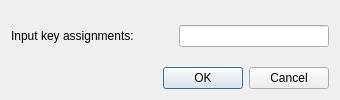
<?xml version="1.0" encoding="UTF-8"?>
<!--
 Copyright 2010-2017, Google Inc.
 All rights reserved.

 Redistribution and use in source and binary forms, with or without
 modification, are permitted provided that the following conditions are
 met:

     * Redistributions of source code must retain the above copyright
 notice, this list of conditions and the following disclaimer.
     * Redistributions in binary form must reproduce the above
 copyright notice, this list of conditions and the following disclaimer
 in the documentation and/or other materials provided with the
 distribution.
     * Neither the name of Google Inc. nor the names of its
 contributors may be used to endorse or promote products derived from
 this software without specific prior written permission.

 THIS SOFTWARE IS PROVIDED BY THE COPYRIGHT HOLDERS AND CONTRIBUTORS
 "AS IS" AND ANY EXPRESS OR IMPLIED WARRANTIES, INCLUDING, BUT NOT
 LIMITED TO, THE IMPLIED WARRANTIES OF MERCHANTABILITY AND FITNESS FOR
 A PARTICULAR PURPOSE ARE DISCLAIMED. IN NO EVENT SHALL THE COPYRIGHT
 OWNER OR CONTRIBUTORS BE LIABLE FOR ANY DIRECT, INDIRECT, INCIDENTAL,
 SPECIAL, EXEMPLARY, OR CONSEQUENTIAL DAMAGES (INCLUDING, BUT NOT
 LIMITED TO, PROCUREMENT OF SUBSTITUTE GOODS OR SERVICES; LOSS OF USE,
 DATA, OR PROFITS; OR BUSINESS INTERRUPTION) HOWEVER CAUSED AND ON ANY
 THEORY OF LIABILITY, WHETHER IN CONTRACT, STRICT LIABILITY, OR TORT
 (INCLUDING NEGLIGENCE OR OTHERWISE) ARISING IN ANY WAY OUT OF THE USE
 OF THIS SOFTWARE, EVEN IF ADVISED OF THE POSSIBILITY OF SUCH DAMAGE.
-->
<ui version="4.0">
 <class>KeyBindingEditor</class>
 <widget class="QDialog" name="KeyBindingEditor">
  <property name="geometry">
   <rect>
    <x>0</x>
    <y>0</y>
    <width>340</width>
    <height>100</height>
   </rect>
  </property>
  <property name="sizePolicy">
   <sizepolicy hsizetype="Fixed" vsizetype="Fixed">
    <horstretch>0</horstretch>
    <verstretch>0</verstretch>
   </sizepolicy>
  </property>
  <property name="minimumSize">
   <size>
    <width>340</width>
    <height>100</height>
   </size>
  </property>
  <property name="maximumSize">
   <size>
    <width>340</width>
    <height>100</height>
   </size>
  </property>
  <property name="windowTitle">
   <string>Mozc key binding editor</string>
  </property>
  <layout class="QGridLayout" name="gridLayout_2">
   <item row="0" column="0">
    <layout class="QGridLayout" name="gridLayout">
     <item row="1" column="2">
      <widget class="QLineEdit" name="KeyBindingLineEdit">
       <property name="sizePolicy">
        <sizepolicy hsizetype="Expanding" vsizetype="Fixed">
         <horstretch>150</horstretch>
         <verstretch>0</verstretch>
        </sizepolicy>
       </property>
       <property name="minimumSize">
        <size>
         <width>150</width>
         <height>0</height>
        </size>
       </property>
       <property name="alignment">
        <set>Qt::AlignLeading|Qt::AlignLeft|Qt::AlignVCenter</set>
       </property>
      </widget>
     </item>
     <item row="2" column="2">
      <spacer name="verticalSpacer">
       <property name="orientation">
        <enum>Qt::Vertical</enum>
       </property>
       <property name="sizeHint" stdset="0">
        <size>
         <width>20</width>
         <height>40</height>
        </size>
       </property>
      </spacer>
     </item>
     <item row="0" column="2">
      <spacer name="verticalSpacer_2">
       <property name="orientation">
        <enum>Qt::Vertical</enum>
       </property>
       <property name="sizeHint" stdset="0">
        <size>
         <width>20</width>
         <height>40</height>
        </size>
       </property>
      </spacer>
     </item>
     <item row="3" column="0" colspan="3">
      <widget class="QDialogButtonBox" name="KeyBindingEditorbuttonBox">
       <property name="standardButtons">
        <set>QDialogButtonBox::Cancel|QDialogButtonBox::Ok</set>
       </property>
      </widget>
     </item>
     <item row="1" column="0">
      <widget class="QLabel" name="KeyBindingEditorLabel">
       <property name="text">
        <string>Input key assignments:</string>
       </property>
      </widget>
     </item>
     <item row="1" column="1">
      <spacer name="horizontalSpacer">
       <property name="orientation">
        <enum>Qt::Horizontal</enum>
       </property>
       <property name="sizeHint" stdset="0">
        <size>
         <width>40</width>
         <height>20</height>
        </size>
       </property>
      </spacer>
     </item>
    </layout>
   </item>
  </layout>
 </widget>
 <resources/>
 <connections/>
</ui>
